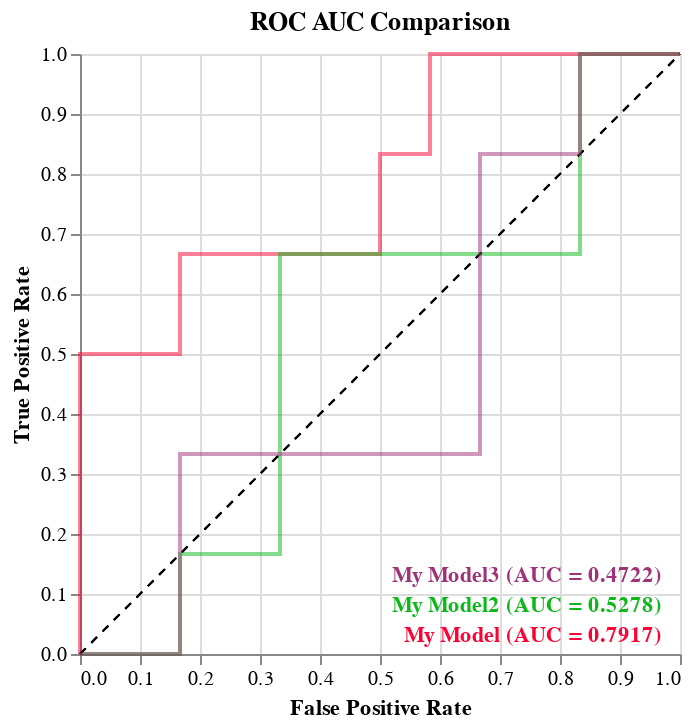

The cell this chart's notebook holds for it:
### Code cell
# You may combine multiple ROC AUC plots like this
# This magic works because this is an Altair plot
combined = pp.plot_roc_auc(
    df = df, 
    actual = "actual",
    pred = "pred",
    n_decimals = 4,
    estimator_name = "My Model",
    color = "#fc0335",
    text_color = "#fc0335",
    opacity = 0.5
) + pp.plot_roc_auc(
    df = df, 
    actual = "actual",
    pred = "pred2",
    n_decimals = 4,
    estimator_name = "My Model2",
    auc_y_offset = -15,
    color = "#0db81b",
    text_color = "#0db81b",
    opacity = 0.5
) + pp.plot_roc_auc(
    df = df, 
    actual = "actual",
    pred = "pred3",
    n_decimals = 4,
    estimator_name = "My Model3",
    auc_y_offset = -30,
    color = "#9e337a",
    text_color = "#9e337a",
    opacity = 0.5
)

combined.properties(
    title='ROC AUC Comparison'
)

### Figure 1 — Vega specification as saved in the notebook (floating-point values rounded to 4 significant figures)
{"$schema": "https://vega.github.io/schema/vega/v5.json", "axes": [{"aria": false, "domain": false, "grid": true, "gridScale": "y", "labels": false, "maxExtent": 0, "minExtent": 0, "orient": "bottom", "scale": "x", "tickCount": {"signal": "ceil(width/40)"}, "ticks": false, "zindex": 0}, {"aria": false, "domain": false, "grid": true, "gridScale": "x", "labels": false, "maxExtent": 0, "minExtent": 0, "orient": "left", "scale": "y", "tickCount": {"signal": "ceil(height/40)"}, "ticks": false, "zindex": 0}, {"grid": false, "labelFlush": true, "labelOverlap": true, "orient": "bottom", "scale": "x", "tickCount": {"signal": "ceil(width/40)"}, "title": "False Positive Rate", "zindex": 0}, {"grid": false, "labelOverlap": true, "orient": "left", "scale": "y", "tickCount": {"signal": "ceil(height/40)"}, "title": "True Positive Rate", "zindex": 0}], "background": "white", "data": [{"name": "source_0", "values": [{"fpr": 0, "tpr": 0}, {"fpr": 0, "tpr": 0.1667}, {"fpr": 0, "tpr": 0.3333}, {"fpr": 0, "tpr": 0.5}, {"fpr": 0.1667, "tpr": 0.5}, {"fpr": 0.1667, "tpr": 0.6667}, {"fpr": 0.5, "tpr": 0.6667}, {"fpr": 0.5, "tpr": 0.8333}, {"fpr": 0.6667, "tpr": 1}, {"fpr": 1, "tpr": 1}]}, {"name": "source_2", "values": [{"fpr": 0, "tpr": 0}, {"fpr": 0.1667, "tpr": 0}, {"fpr": 0.1667, "tpr": 0.1667}, {"fpr": 0.3333, "tpr": 0.1667}, {"fpr": 0.3333, "tpr": 0.3333}, {"fpr": 0.3333, "tpr": 0.5}, {"fpr": 0.3333, "tpr": 0.6667}, {"fpr": 0.5, "tpr": 0.6667}, {"fpr": 0.6667, "tpr": 0.6667}, {"fpr": 0.8333, "tpr": 0.6667}, {"fpr": 0.8333, "tpr": 0.8333}, {"fpr": 0.8333, "tpr": 1}, {"fpr": 1, "tpr": 1}]}, {"name": "source_4", "values": [{"fpr": 0, "tpr": 0}, {"fpr": 0.1667, "tpr": 0}, {"fpr": 0.1667, "tpr": 0.1667}, {"fpr": 0.1667, "tpr": 0.3333}, {"fpr": 0.3333, "tpr": 0.3333}, {"fpr": 0.5, "tpr": 0.3333}, {"fpr": 0.6667, "tpr": 0.3333}, {"fpr": 0.6667, "tpr": 0.5}, {"fpr": 0.6667, "tpr": 0.6667}, {"fpr": 0.6667, "tpr": 0.8333}, {"fpr": 0.8333, "tpr": 0.8333}, {"fpr": 0.8333, "tpr": 1}, {"fpr": 1, "tpr": 1}]}, {"name": "data_0", "values": [{"max_fpr": 1, "max_tpr": 1, "min_fpr": 0, "min_tpr": 0}]}, {"name": "source_1", "values": [{"x": 0.97, "y": 0.03}]}, {"name": "data_1", "values": [{"max_fpr": 1, "max_tpr": 1, "min_fpr": 0, "min_tpr": 0}]}, {"name": "source_3", "values": [{"x": 0.97, "y": 0.03}]}, {"name": "data_2", "values": [{"max_fpr": 1, "max_tpr": 1, "min_fpr": 0, "min_tpr": 0}]}, {"name": "source_5", "values": [{"x": 0.97, "y": 0.03}]}], "height": 300, "marks": [{"encode": {"update": {"stroke": {"value": "black"}, "strokeDash": {"value": [4, 4]}, "x": {"field": "min_fpr", "scale": "x"}, "x2": {"field": "max_fpr", "scale": "x"}, "y": {"field": "min_tpr", "scale": "y"}, "y2": {"field": "max_tpr", "scale": "y"}}}, "from": {"data": "data_0"}, "name": "layer_0_marks", "style": ["rule"], "type": "rule"}, {"encode": {"update": {"defined": {"signal": "isValid(datum[\"fpr\"]) && isFinite(+datum[\"fpr\"]) && isValid(datum[\"tpr\"]) && isFinite(+datum[\"tpr\"])"}, "interpolate": {"value": "step"}, "opacity": {"value": 0.5}, "stroke": {"value": "#fc0335"}, "x": {"field": "fpr", "scale": "x"}, "y": {"field": "tpr", "scale": "y"}}}, "from": {"data": "source_0"}, "name": "layer_1_marks", "sort": {"field": "x"}, "style": ["line"], "type": "line"}, {"encode": {"update": {"align": {"value": "right"}, "baseline": {"value": "middle"}, "dy": {"value": 0}, "fill": {"value": "#fc0335"}, "fontWeight": {"value": "bold"}, "text": {"value": "My Model (AUC = 0.7917)"}, "x": {"field": "x", "scale": "x"}, "y": {"field": "y", "scale": "y"}}}, "from": {"data": "source_1"}, "name": "layer_2_marks", "style": ["text"], "type": "text"}, {"encode": {"update": {"stroke": {"value": "black"}, "strokeDash": {"value": [4, 4]}, "x": {"field": "min_fpr", "scale": "x"}, "x2": {"field": "max_fpr", "scale": "x"}, "y": {"field": "min_tpr", "scale": "y"}, "y2": {"field": "max_tpr", "scale": "y"}}}, "from": {"data": "data_1"}, "name": "layer_3_layer_0_marks", "style": ["rule"], "type": "rule"}, {"encode": {"update": {"defined": {"signal": "isValid(datum[\"fpr\"]) && isFinite(+datum[\"fpr\"]) && isValid(datum[\"tpr\"]) && isFinite(+datum[\"tpr\"])"}, "interpolate": {"value": "step"}, "opacity": {"value": 0.5}, "stroke": {"value": "#0db81b"}, "x": {"field": "fpr", "scale": "x"}, "y": {"field": "tpr", "scale": "y"}}}, "from": {"data": "source_2"}, "name": "layer_3_layer_1_marks", "sort": {"field": "x"}, "style": ["line"], "type": "line"}, {"encode": {"update": {"align": {"value": "right"}, "baseline": {"value": "middle"}, "dy": {"value": -15}, "fill": {"value": "#0db81b"}, "fontWeight": {"value": "bold"}, "text": {"value": "My Model2 (AUC = 0.5278)"}, "x": {"field": "x", "scale": "x"}, "y": {"field": "y", "scale": "y"}}}, "from": {"data": "source_3"}, "name": "layer_3_layer_2_marks", "style": ["text"], "type": "text"}, {"encode": {"update": {"stroke": {"value": "black"}, "strokeDash": {"value": [4, 4]}, "x": {"field": "min_fpr", "scale": "x"}, "x2": {"field": "max_fpr", "scale": "x"}, "y": {"field": "min_tpr", "scale": "y"}, "y2": {"field": "max_tpr", "scale": "y"}}}, "from": {"data": "data_2"}, "name": "layer_4_layer_0_marks", "style": ["rule"], "type": "rule"}, {"encode": {"update": {"defined": {"signal": "isValid(datum[\"fpr\"]) && isFinite(+datum[\"fpr\"]) && isValid(datum[\"tpr\"]) && isFinite(+datum[\"tpr\"])"}, "interpolate": {"value": "step"}, "opacity": {"value": 0.5}, "stroke": {"value": "#9e337a"}, "x": {"field": "fpr", "scale": "x"}, "y": {"field": "tpr", "scale": "y"}}}, "from": {"data": "source_4"}, "name": "layer_4_layer_1_marks", "sort": {"field": "x"}, "style": ["line"], "type": "line"}, {"encode": {"update": {"align": {"value": "right"}, "baseline": {"value": "middle"}, "dy": {"value": -30}, "fill": {"value": "#9e337a"}, "fontWeight": {"value": "bold"}, "text": {"value": "My Model3 (AUC = 0.4722)"}, "x": {"field": "x", "scale": "x"}, "y": {"field": "y", "scale": "y"}}}, "from": {"data": "source_5"}, "name": "layer_4_layer_2_marks", "style": ["text"], "type": "text"}], "padding": 5, "scales": [{"domain": {"fields": [{"data": "data_0", "field": "min_fpr"}, {"data": "data_0", "field": "max_fpr"}, {"data": "source_0", "field": "fpr"}, {"data": "source_1", "field": "x"}, {"data": "data_1", "field": "min_fpr"}, {"data": "data_1", "field": "max_fpr"}, {"data": "source_2", "field": "fpr"}, {"data": "source_3", "field": "x"}, {"data": "data_2", "field": "min_fpr"}, {"data": "data_2", "field": "max_fpr"}, {"data": "source_4", "field": "fpr"}, {"data": "source_5", "field": "x"}]}, "name": "x", "nice": true, "range": [0, {"signal": "width"}], "type": "linear", "zero": true}, {"domain": {"fields": [{"data": "data_0", "field": "min_tpr"}, {"data": "data_0", "field": "max_tpr"}, {"data": "source_0", "field": "tpr"}, {"data": "source_1", "field": "y"}, {"data": "data_1", "field": "min_tpr"}, {"data": "data_1", "field": "max_tpr"}, {"data": "source_2", "field": "tpr"}, {"data": "source_3", "field": "y"}, {"data": "data_2", "field": "min_tpr"}, {"data": "data_2", "field": "max_tpr"}, {"data": "source_4", "field": "tpr"}, {"data": "source_5", "field": "y"}]}, "name": "y", "nice": true, "range": [{"signal": "height"}, 0], "type": "linear", "zero": true}], "style": "cell", "title": {"frame": "group", "text": "ROC AUC Comparison"}, "width": 300}
